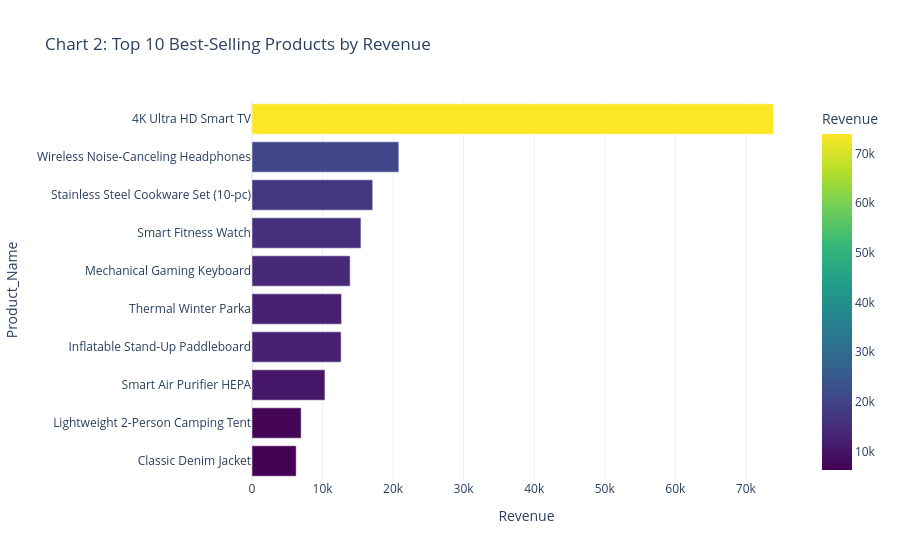

Source (notebook cell):
### Code cell
# Chart 2: Top 10 Best-Selling Products by Revenue
top_products = df_clean.groupby('Product_Name').agg(
    Revenue=('Total_Amount', 'sum'),
    Units=('Quantity', 'sum'),
    Category=('Product_Category', 'first')
).reset_index().sort_values('Revenue', ascending=True).tail(10)

fig2 = px.bar(
    top_products,
    x='Revenue',
    y='Product_Name',
    orientation='h',
    color='Revenue',
    color_continuous_scale='Viridis',
    title='Chart 2: Top 10 Best-Selling Products by Revenue'
)
fig2.update_layout(template='plotly_white')
fig2.show()

### Figure 1 — Plotly figure (JSON) as saved in the notebook; plotly's stock layout.template omitted (floating-point values rounded to 4 significant figures)
{"data": [{"hovertemplate": "Revenue=%{marker.color}<br>Product_Name=%{y}<extra></extra>", "legendgroup": "", "marker": {"color": [6263.0, 6969.0, 10340.0, 12630.0, 12690.0, 13910.0, 15440.0, 17110.0, 20810.0, 73930.0], "coloraxis": "coloraxis", "pattern": {"shape": ""}}, "name": "", "orientation": "h", "showlegend": false, "textposition": "auto", "type": "bar", "x": [6263.0, 6969.0, 10340.0, 12630.0, 12690.0, 13910.0, 15440.0, 17110.0, 20810.0, 73930.0], "xaxis": "x", "y": ["Classic Denim Jacket", "Lightweight 2-Person Camping Tent", "Smart Air Purifier HEPA", "Inflatable Stand-Up Paddleboard", "Thermal Winter Parka", "Mechanical Gaming Keyboard", "Smart Fitness Watch", "Stainless Steel Cookware Set (10-pc)", "Wireless Noise-Canceling Headphones", "4K Ultra HD Smart TV"], "yaxis": "y"}], "layout": {"barmode": "relative", "coloraxis": {"autocolorscale": false, "colorbar": {"title": {"text": "Revenue"}}, "colorscale": [[0.0, "#440154"], [0.1111, "#482878"], [0.2222, "#3e4989"], [0.3333, "#31688e"], [0.4444, "#26828e"], [0.5556, "#1f9e89"], [0.6667, "#35b779"], [0.7778, "#6ece58"], [0.8889, "#b5de2b"], [1.0, "#fde725"]]}, "legend": {"tracegroupgap": 0}, "title": {"text": "Chart 2: Top 10 Best-Selling Products by Revenue"}, "xaxis": {"anchor": "y", "domain": [0.0, 1.0], "title": {"text": "Revenue"}}, "yaxis": {"anchor": "x", "domain": [0.0, 1.0], "title": {"text": "Product_Name"}}}}
